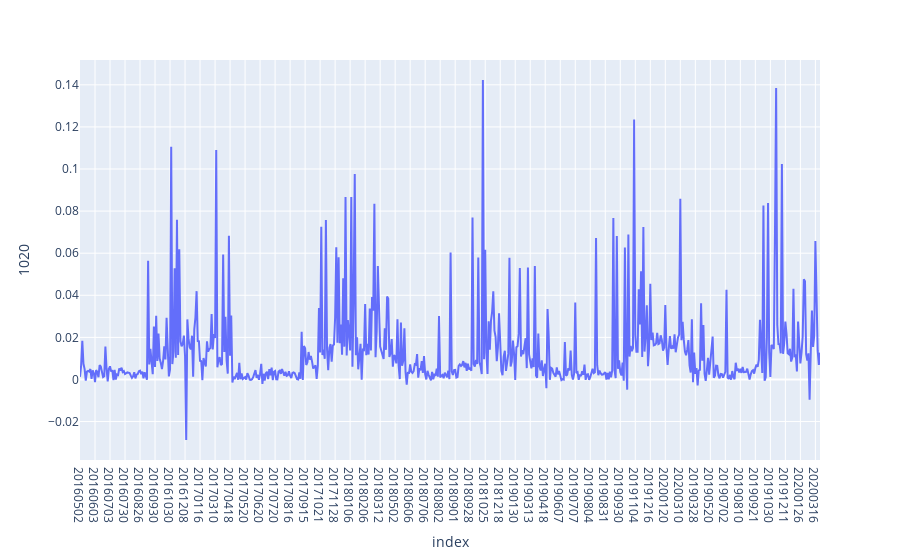

Notebook cell for this chart:
### Code cell
px.line(df, y=1020, height=600,)

### Figure 1 — Plotly figure (JSON) as saved in the notebook; plotly's stock layout.template omitted (floating-point values rounded to 4 significant figures; data arrays with more than 128 entries replaced by an {"elided": "..."} marker saying what was removed)
{"data": [{"hovertemplate": "index=%{x}<br>1020=%{y}<extra></extra>", "legendgroup": "", "line": {"color": "#636efa", "dash": "solid"}, "mode": "lines", "name": "", "orientation": "v", "showlegend": false, "type": "scatter", "x": {"elided": "642 str values"}, "xaxis": "x", "y": {"elided": "642 float values"}, "yaxis": "y"}], "layout": {"autosize": true, "legend": {"tracegroupgap": 0}, "margin": {"t": 60}, "xaxis": {"anchor": "y", "autorange": true, "domain": [0, 1], "range": [0, 641], "title": {"text": "index"}, "type": "category"}, "yaxis": {"anchor": "x", "autorange": true, "domain": [0, 1], "range": [-0.03827, 0.1518], "title": {"text": "1020"}, "type": "linear"}}}
